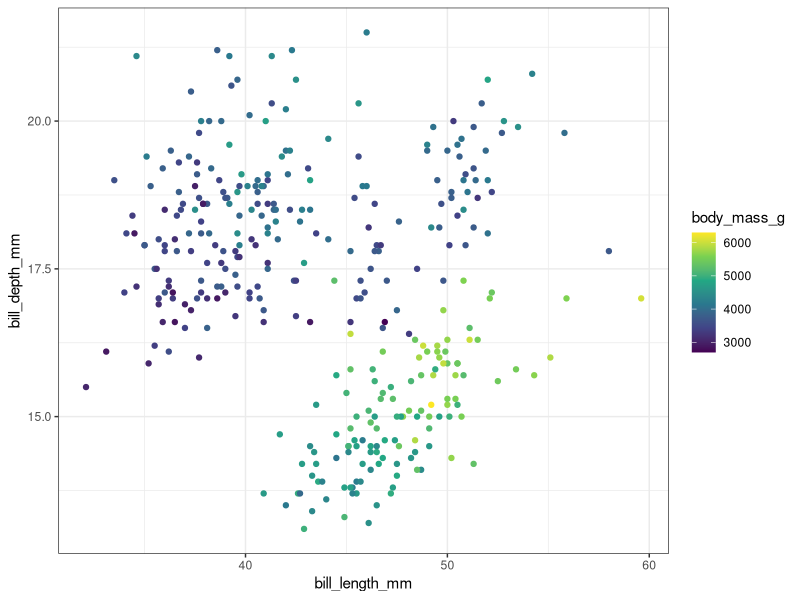
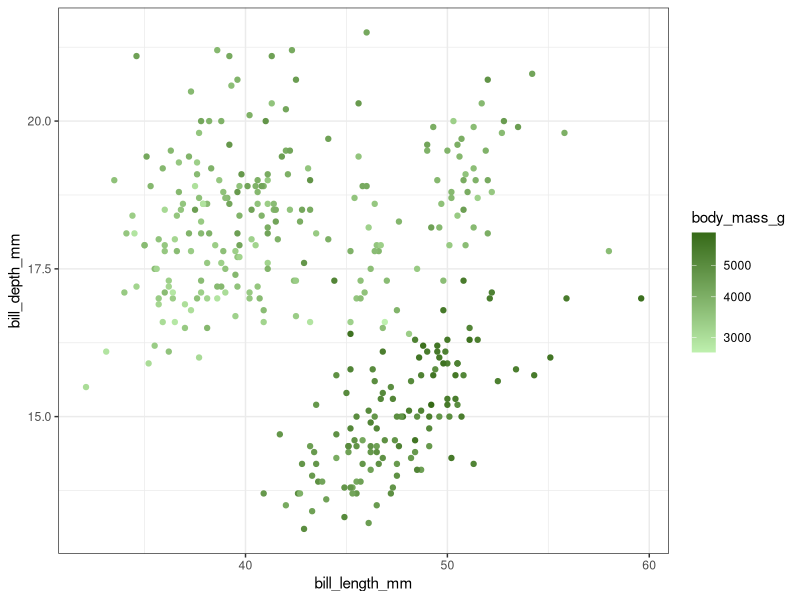
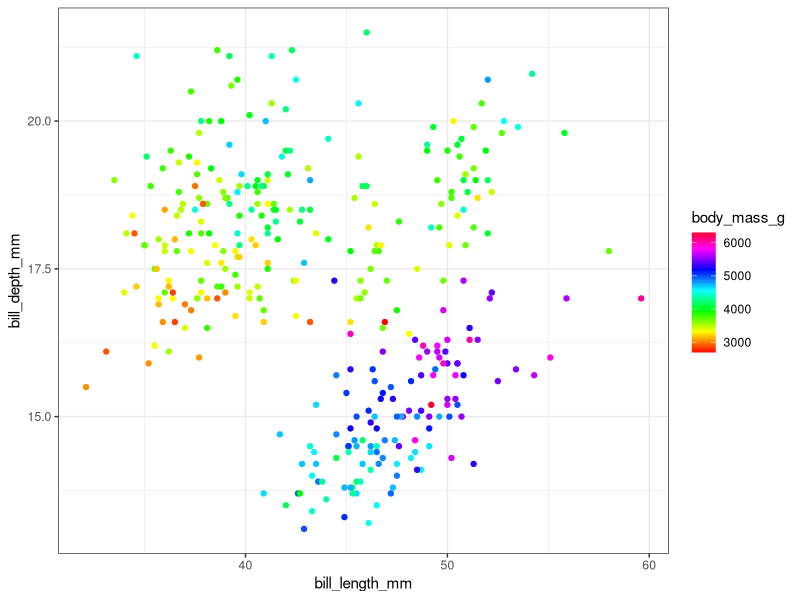
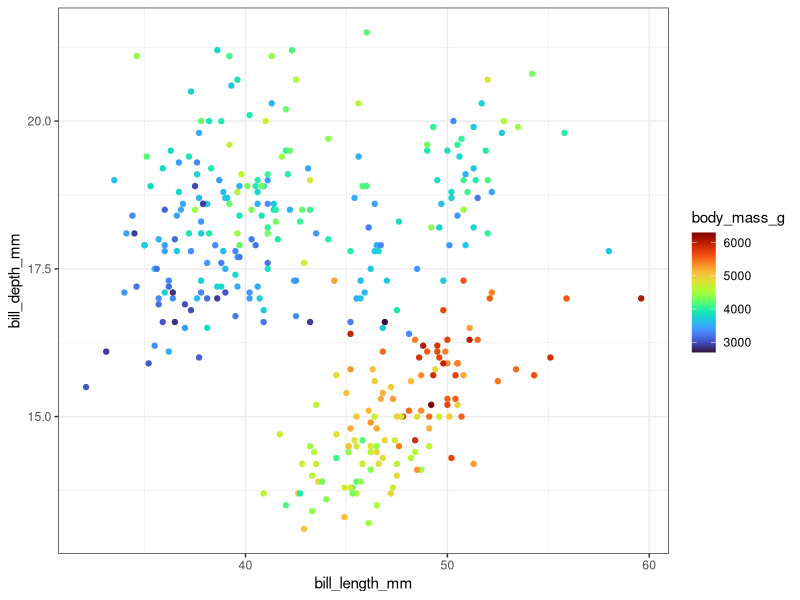
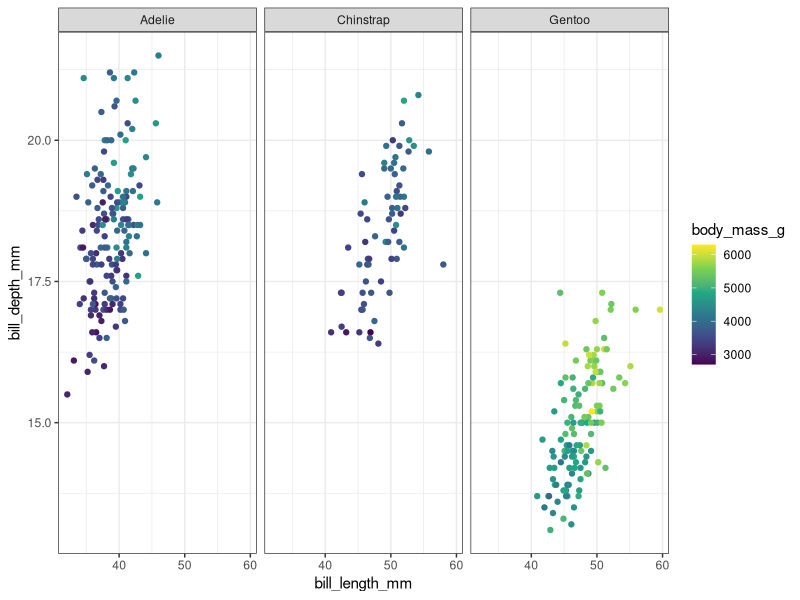
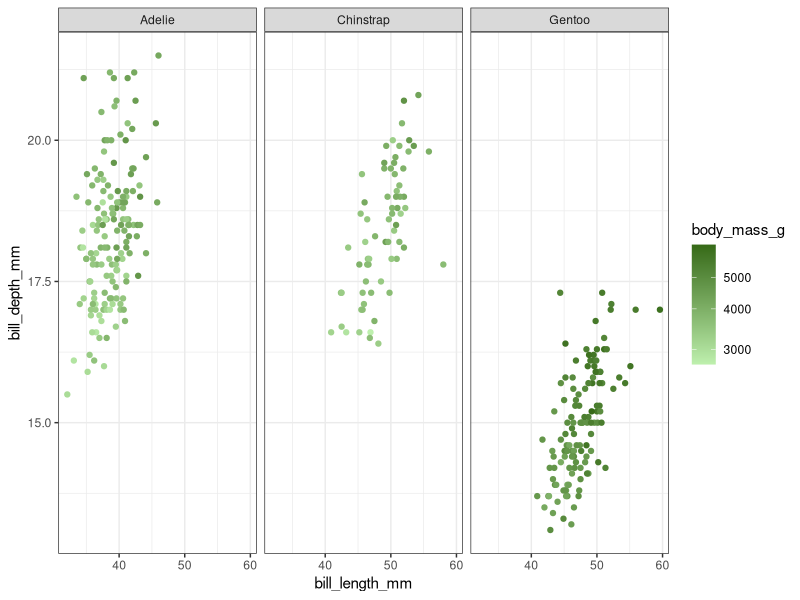
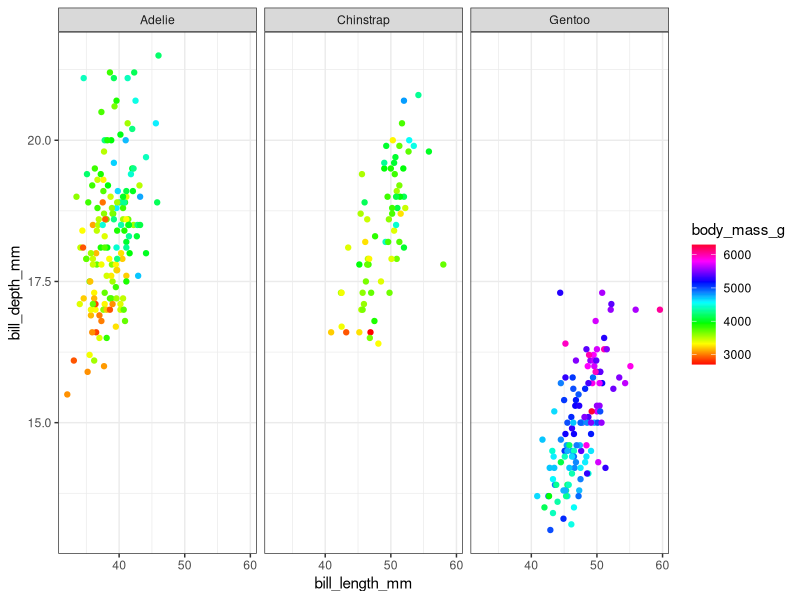
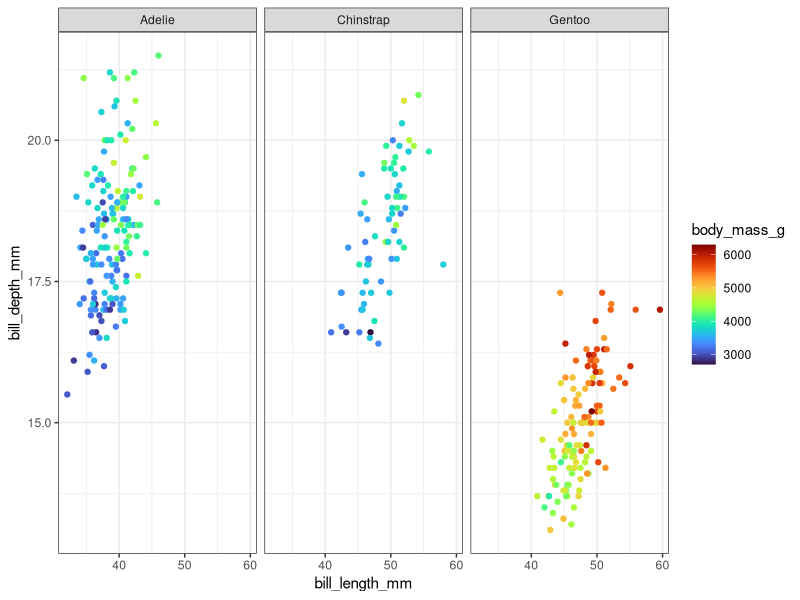

R code for these plots, in order:
## ---- chunk 1
library(ggplot2)
library(palmerpenguins)
data("penguins")
theme_set(theme_bw())
## ---- chunk 2
ggplot(penguins) + 
  geom_point(aes(x = bill_length_mm, 
                 y = bill_depth_mm, 
                 color = body_mass_g)) + 
  scale_color_viridis_c()
## ---- chunk 3
library(colorspace)
endpoints <- polarLUV(L=c(90, 40), C=50, H=120) |> as("sRGB") |> hex()
ggplot(penguins) + 
  geom_point(aes(x = bill_length_mm, 
                 y = bill_depth_mm, 
                 color = body_mass_g)) + 
  scale_color_gradient(low = endpoints[1], 
                       high = endpoints[2], 
                       trans = "log10")
## ---- chunk 4
ggplot(penguins) + 
  geom_point(aes(x = bill_length_mm, 
                 y = bill_depth_mm, 
                 color = body_mass_g)) + 
  scale_color_gradientn(colors = rainbow(30))
## ---- chunk 5
library(viridis)
ggplot(penguins) + 
  geom_point(aes(x = bill_length_mm, 
                 y = bill_depth_mm, 
                 color = body_mass_g)) + 
  scale_color_viridis(option = "turbo")
## ---- chunk 6
ggplot(penguins) + 
  geom_point(aes(x = bill_length_mm, 
                 y = bill_depth_mm, 
                 color = body_mass_g)) + 
  facet_wrap(~species) + 
  scale_color_viridis_c()
## ---- chunk 7
ggplot(penguins) + 
  geom_point(aes(x = bill_length_mm, 
                 y = bill_depth_mm, 
                 color = body_mass_g)) + 
  facet_wrap(~species) + 
  scale_color_gradient(low = endpoints[1], 
                       high = endpoints[2], 
                       trans = "log10")
## ---- chunk 8
library(viridis)
ggplot(penguins) + 
  geom_point(aes(x = bill_length_mm, 
                 y = bill_depth_mm, 
                 color = body_mass_g)) + 
  facet_wrap(~species) + 
  scale_color_gradientn(colors = rainbow(30))
## ---- chunk 9
library(viridis)
ggplot(penguins) + 
  geom_point(aes(x = bill_length_mm, 
                 y = bill_depth_mm, 
                 color = body_mass_g)) + 
  facet_wrap(~species) + 
  scale_color_viridis(option = "turbo")
## ---- chunk 10

## ---- chunk 11

